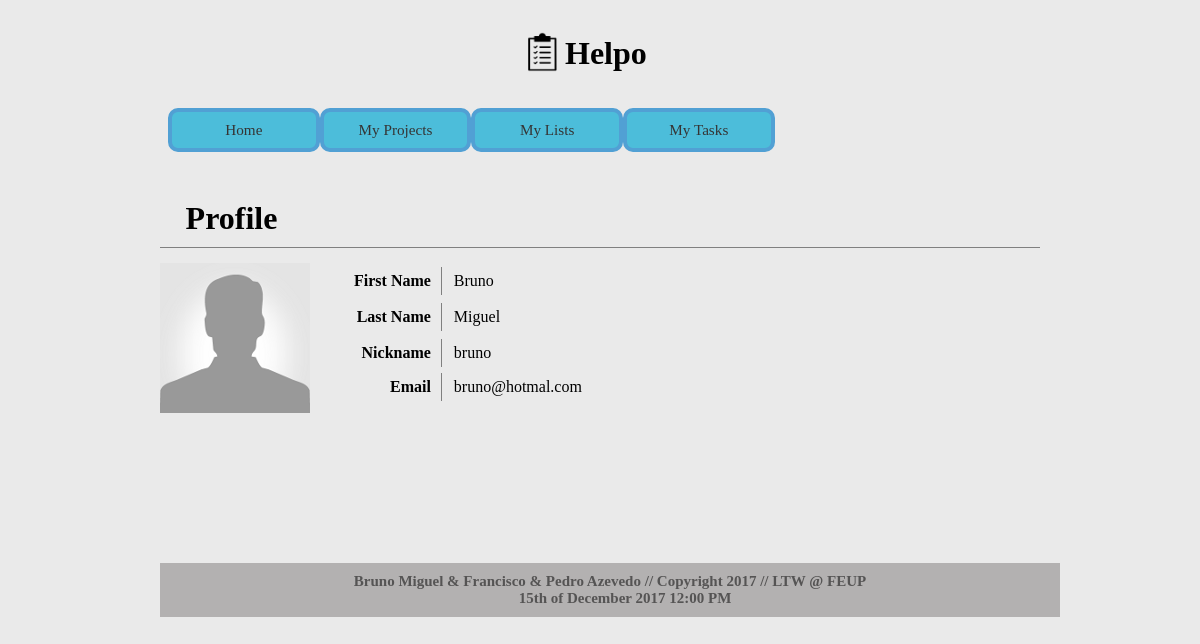
Page /profile_page.php?id=3 on the committed database.
### tables this page shows
CREATE TABLE users (
	USER_ID  	INTEGER PRIMARY KEY AUTOINCREMENT,
	ROLE 		INTEGER,
	USERNAME 	VARCHAR(30) NOT NULL,
	PASSWORD 	VARCHAR(30) NOT NULL,
	EMAIL 		TEXT NOT NULL,
	FIRST_NAME	VARCHAR(30) NOT NULL,
	LAST_NAME 	VARCHAR(70) NOT NULL,
	BDAY		INTEGER NOT NULL,
	BMONTH		TEXT NOT NULL,
	BYEAR		INTEGER NOT NULL,
	IMG_NAME	TEXT
);

### database/db.php (called while the page is built, shortened)
<?php
    class Database {
        private $database;
        public function __construct($sqlite_file_path) {
            try {
                $this->base_path = $_SERVER['SERVER_NAME'] . $_SERVER['PHP_SELF'];
                $this->database = new PDO('sqlite:' . $sqlite_file_path);
                $this->database->setAttribute(PDO::ATTR_ERRMODE, PDO::ERRMODE_EXCEPTION);
            }
            catch (PDOException $e) {
                echo 'Connection to database failed: ' . $e->getMessage();
            }
        }
        public function get_user_from_id($user_id) {
            $statement = $this->database->prepare('SELECT * FROM users WHERE USER_ID = ?');
            $statement->execute(array($user_id));
            return $statement->fetch();
        }
    }
?>

### templates/html_profile.php (the view, shortened to what this page needs)
<div id="profile">
  <h1 id="profileheader">Profile</h1>
  <div id="profilecontent"><?
    if (isset($user['IMG_NAME'])) {
      echo '<img id="profileimage" src=" ./templates/actions/userspics/'. $user['USERNAME'] . '.png"/>';
    } else {
      echo '<img id="profileimage" src="./images/default-avatar.png"/>';
    }
  ?><table class="ptable">
      <tr>
        <td>First Name</td>
        <td id="firstname"><?echo $user['FIRST_NAME']?> </td>
      <tr>
	  <tr>
        <td>Last Name</td>
		<td id="lastname"><?echo $user['LAST_NAME']?> </td>
      <tr>
      <tr>
        <td>Nickname</td>
        <td id="nickname"><?echo $user['USERNAME']?></td>
      </tr>
      <tr>
        <td>Email</td>
        <td id="email"><?echo $user['EMAIL']?></td>
      </tr>
    </table>
  </div>
</div>

### css/profile_header.css (style rules this page uses)
* { margin: 0px; font-family: Trebuchet MS; }
body { margin: 2em 10em 3em 10em; background-color: #eaeaea; position: relative; }
.ptable { float: left; padding-left: 10px; }
.ptable td { padding: 5px 10px; }
.ptable td:first-child { display: block; margin: 2px 0px; text-align: right; font-weight: bold; border-right: 1px gray solid; }
#profile > h1 { padding-left: 0.8em; padding-bottom: 0.3em; }
#profile .ptable { padding-left: 2em; }
#profilecontent { padding-top: 15px; border-top: 1px gray solid; }
#profileimage { float: left; width: 150px; }

### rows in the picture
users: FIRST_NAME "Bruno", LAST_NAME "Miguel", USERNAME "bruno", EMAIL "bruno@hotmal.com"
